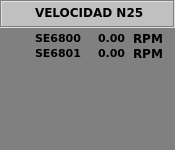
<?xml version="1.0" encoding="UTF-8"?>
<ui version="4.0">
 <class>WVelN25</class>
 <widget class="QWidget" name="WVelN25">
  <property name="windowModality">
   <enum>Qt::NonModal</enum>
  </property>
  <property name="geometry">
   <rect>
    <x>0</x>
    <y>0</y>
    <width>175</width>
    <height>150</height>
   </rect>
  </property>
  <property name="minimumSize">
   <size>
    <width>175</width>
    <height>150</height>
   </size>
  </property>
  <property name="maximumSize">
   <size>
    <width>175</width>
    <height>150</height>
   </size>
  </property>
  <property name="windowTitle">
   <string>WVelN25</string>
  </property>
  <property name="layoutDirection">
   <enum>Qt::LeftToRight</enum>
  </property>
  <property name="styleSheet">
   <string notr="true">background-color: rgb(128, 128, 128);</string>
  </property>
  <widget class="QFrame" name="frame">
   <property name="geometry">
    <rect>
     <x>0</x>
     <y>0</y>
     <width>175</width>
     <height>28</height>
    </rect>
   </property>
   <property name="styleSheet">
    <string notr="true">background-color: rgb(192, 192, 192);</string>
   </property>
   <property name="frameShape">
    <enum>QFrame::Box</enum>
   </property>
   <property name="frameShadow">
    <enum>QFrame::Sunken</enum>
   </property>
   <property name="lineWidth">
    <number>1</number>
   </property>
   <property name="midLineWidth">
    <number>0</number>
   </property>
  </widget>
  <widget class="QLabel" name="lbVelN25T">
   <property name="geometry">
    <rect>
     <x>35</x>
     <y>2</y>
     <width>115</width>
     <height>21</height>
    </rect>
   </property>
   <property name="font">
    <font>
     <family>Verdana</family>
     <pointsize>9</pointsize>
     <weight>75</weight>
     <bold>true</bold>
    </font>
   </property>
   <property name="styleSheet">
    <string notr="true">background-color: rgb(192, 192, 192);</string>
   </property>
   <property name="text">
    <string>VELOCIDAD N25</string>
   </property>
  </widget>
  <widget class="QLabel" name="lbN25T_1">
   <property name="geometry">
    <rect>
     <x>35</x>
     <y>30</y>
     <width>51</width>
     <height>16</height>
    </rect>
   </property>
   <property name="font">
    <font>
     <family>Verdana</family>
     <pointsize>8</pointsize>
     <weight>75</weight>
     <bold>true</bold>
    </font>
   </property>
   <property name="styleSheet">
    <string notr="true">background-color: rgb(128, 128, 128);</string>
   </property>
   <property name="text">
    <string>SE6800</string>
   </property>
  </widget>
  <widget class="QLabel" name="lbN25T_2">
   <property name="geometry">
    <rect>
     <x>35</x>
     <y>45</y>
     <width>51</width>
     <height>16</height>
    </rect>
   </property>
   <property name="font">
    <font>
     <family>Verdana</family>
     <pointsize>8</pointsize>
     <weight>75</weight>
     <bold>true</bold>
    </font>
   </property>
   <property name="styleSheet">
    <string notr="true">background-color: rgb(128, 128, 128);</string>
   </property>
   <property name="text">
    <string>SE6801</string>
   </property>
  </widget>
  <widget class="QLabel" name="lbN25_2">
   <property name="geometry">
    <rect>
     <x>98</x>
     <y>45</y>
     <width>31</width>
     <height>16</height>
    </rect>
   </property>
   <property name="font">
    <font>
     <family>Verdana</family>
     <pointsize>8</pointsize>
     <weight>75</weight>
     <bold>true</bold>
    </font>
   </property>
   <property name="styleSheet">
    <string notr="true">background-color: rgb(128, 128, 128);</string>
   </property>
   <property name="text">
    <string>0.00</string>
   </property>
  </widget>
  <widget class="QLabel" name="lbN25_1">
   <property name="geometry">
    <rect>
     <x>98</x>
     <y>30</y>
     <width>31</width>
     <height>16</height>
    </rect>
   </property>
   <property name="font">
    <font>
     <family>Verdana</family>
     <pointsize>8</pointsize>
     <weight>75</weight>
     <bold>true</bold>
    </font>
   </property>
   <property name="styleSheet">
    <string notr="true">background-color: rgb(128, 128, 128);</string>
   </property>
   <property name="text">
    <string>0.00</string>
   </property>
  </widget>
  <widget class="QLabel" name="lbN25U_1">
   <property name="geometry">
    <rect>
     <x>133</x>
     <y>30</y>
     <width>31</width>
     <height>16</height>
    </rect>
   </property>
   <property name="font">
    <font>
     <family>Verdana</family>
     <pointsize>9</pointsize>
     <weight>75</weight>
     <bold>true</bold>
    </font>
   </property>
   <property name="styleSheet">
    <string notr="true">background-color: rgb(128, 128, 128);</string>
   </property>
   <property name="text">
    <string>RPM</string>
   </property>
  </widget>
  <widget class="QLabel" name="lbN25U_2">
   <property name="geometry">
    <rect>
     <x>133</x>
     <y>45</y>
     <width>31</width>
     <height>16</height>
    </rect>
   </property>
   <property name="font">
    <font>
     <family>Verdana</family>
     <pointsize>9</pointsize>
     <weight>75</weight>
     <bold>true</bold>
    </font>
   </property>
   <property name="styleSheet">
    <string notr="true">background-color: rgb(128, 128, 128);</string>
   </property>
   <property name="text">
    <string>RPM</string>
   </property>
  </widget>
  <widget class="QLabel" name="lbFondo">
   <property name="geometry">
    <rect>
     <x>0</x>
     <y>0</y>
     <width>175</width>
     <height>150</height>
    </rect>
   </property>
   <property name="styleSheet">
    <string notr="true">background-color: rgb(128, 128, 128);</string>
   </property>
   <property name="text">
    <string/>
   </property>
  </widget>
  <zorder>lbFondo</zorder>
  <zorder>frame</zorder>
  <zorder>lbVelN25T</zorder>
  <zorder>lbN25T_1</zorder>
  <zorder>lbN25T_2</zorder>
  <zorder>lbN25_2</zorder>
  <zorder>lbN25_1</zorder>
  <zorder>lbN25U_1</zorder>
  <zorder>lbN25U_2</zorder>
 </widget>
 <layoutdefault spacing="6" margin="11"/>
 <resources/>
 <connections/>
</ui>
